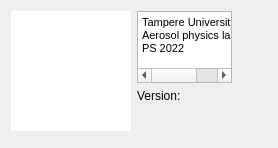
<?xml version="1.0" encoding="UTF-8"?>
<ui version="4.0">
 <class>aboutWindow</class>
 <widget class="QWidget" name="aboutWindow">
  <property name="geometry">
   <rect>
    <x>0</x>
    <y>0</y>
    <width>278</width>
    <height>148</height>
   </rect>
  </property>
  <property name="windowTitle">
   <string>About</string>
  </property>
  <layout class="QHBoxLayout" name="horizontalLayout">
   <item>
    <layout class="QVBoxLayout" name="verticalLayout">
     <property name="rightMargin">
      <number>0</number>
     </property>
     <property name="bottomMargin">
      <number>0</number>
     </property>
     <item>
      <widget class="QGraphicsView" name="graphicsView">
       <property name="sizePolicy">
        <sizepolicy hsizetype="Expanding" vsizetype="Expanding">
         <horstretch>0</horstretch>
         <verstretch>0</verstretch>
        </sizepolicy>
       </property>
       <property name="minimumSize">
        <size>
         <width>120</width>
         <height>120</height>
        </size>
       </property>
       <property name="frameShape">
        <enum>QFrame::NoFrame</enum>
       </property>
       <property name="verticalScrollBarPolicy">
        <enum>Qt::ScrollBarAlwaysOff</enum>
       </property>
       <property name="horizontalScrollBarPolicy">
        <enum>Qt::ScrollBarAlwaysOff</enum>
       </property>
       <property name="sizeAdjustPolicy">
        <enum>QAbstractScrollArea::AdjustToContents</enum>
       </property>
      </widget>
     </item>
     <item>
      <spacer name="verticalSpacer">
       <property name="orientation">
        <enum>Qt::Vertical</enum>
       </property>
       <property name="sizeHint" stdset="0">
        <size>
         <width>20</width>
         <height>40</height>
        </size>
       </property>
      </spacer>
     </item>
    </layout>
   </item>
   <item>
    <layout class="QVBoxLayout" name="verticalLayout_2">
     <item>
      <widget class="QTextEdit" name="textEdit">
       <property name="sizePolicy">
        <sizepolicy hsizetype="Expanding" vsizetype="Fixed">
         <horstretch>0</horstretch>
         <verstretch>0</verstretch>
        </sizepolicy>
       </property>
       <property name="sizeAdjustPolicy">
        <enum>QAbstractScrollArea::AdjustToContents</enum>
       </property>
       <property name="lineWrapMode">
        <enum>QTextEdit::NoWrap</enum>
       </property>
       <property name="html">
        <string>&lt;!DOCTYPE HTML PUBLIC &quot;-//W3C//DTD HTML 4.0//EN&quot; &quot;http://www.w3.org/TR/REC-html40/strict.dtd&quot;&gt;
&lt;html&gt;&lt;head&gt;&lt;meta name=&quot;qrichtext&quot; content=&quot;1&quot; /&gt;&lt;meta charset=&quot;utf-8&quot; /&gt;&lt;style type=&quot;text/css&quot;&gt;
p, li { white-space: pre-wrap; }
&lt;/style&gt;&lt;/head&gt;&lt;body style=&quot; font-family:'Segoe UI'; font-size:9pt; font-weight:400; font-style:normal;&quot;&gt;
&lt;p style=&quot; margin-top:0px; margin-bottom:0px; margin-left:0px; margin-right:0px; -qt-block-indent:0; text-indent:0px;&quot;&gt;&lt;span style=&quot; font-family:'MS Shell Dlg 2'; font-size:8.25pt;&quot;&gt;Tampere University&lt;/span&gt;&lt;/p&gt;
&lt;p style=&quot; margin-top:0px; margin-bottom:0px; margin-left:0px; margin-right:0px; -qt-block-indent:0; text-indent:0px;&quot;&gt;&lt;span style=&quot; font-family:'MS Shell Dlg 2'; font-size:8.25pt;&quot;&gt;Aerosol physics laboratory&lt;/span&gt;&lt;/p&gt;
&lt;p style=&quot; margin-top:0px; margin-bottom:0px; margin-left:0px; margin-right:0px; -qt-block-indent:0; text-indent:0px;&quot;&gt;&lt;span style=&quot; font-family:'MS Shell Dlg 2'; font-size:8.25pt;&quot;&gt;PS 2022&lt;/span&gt;&lt;/p&gt;&lt;/body&gt;&lt;/html&gt;</string>
       </property>
       <property name="textInteractionFlags">
        <set>Qt::TextSelectableByKeyboard|Qt::TextSelectableByMouse</set>
       </property>
      </widget>
     </item>
     <item>
      <widget class="QLabel" name="versionLabel">
       <property name="text">
        <string>Version: </string>
       </property>
      </widget>
     </item>
     <item>
      <spacer name="verticalSpacer_2">
       <property name="orientation">
        <enum>Qt::Vertical</enum>
       </property>
       <property name="sizeType">
        <enum>QSizePolicy::Expanding</enum>
       </property>
       <property name="sizeHint" stdset="0">
        <size>
         <width>20</width>
         <height>40</height>
        </size>
       </property>
      </spacer>
     </item>
    </layout>
   </item>
   <item>
    <spacer name="horizontalSpacer">
     <property name="orientation">
      <enum>Qt::Horizontal</enum>
     </property>
     <property name="sizeHint" stdset="0">
      <size>
       <width>40</width>
       <height>20</height>
      </size>
     </property>
    </spacer>
   </item>
  </layout>
 </widget>
 <resources/>
 <connections/>
</ui>
